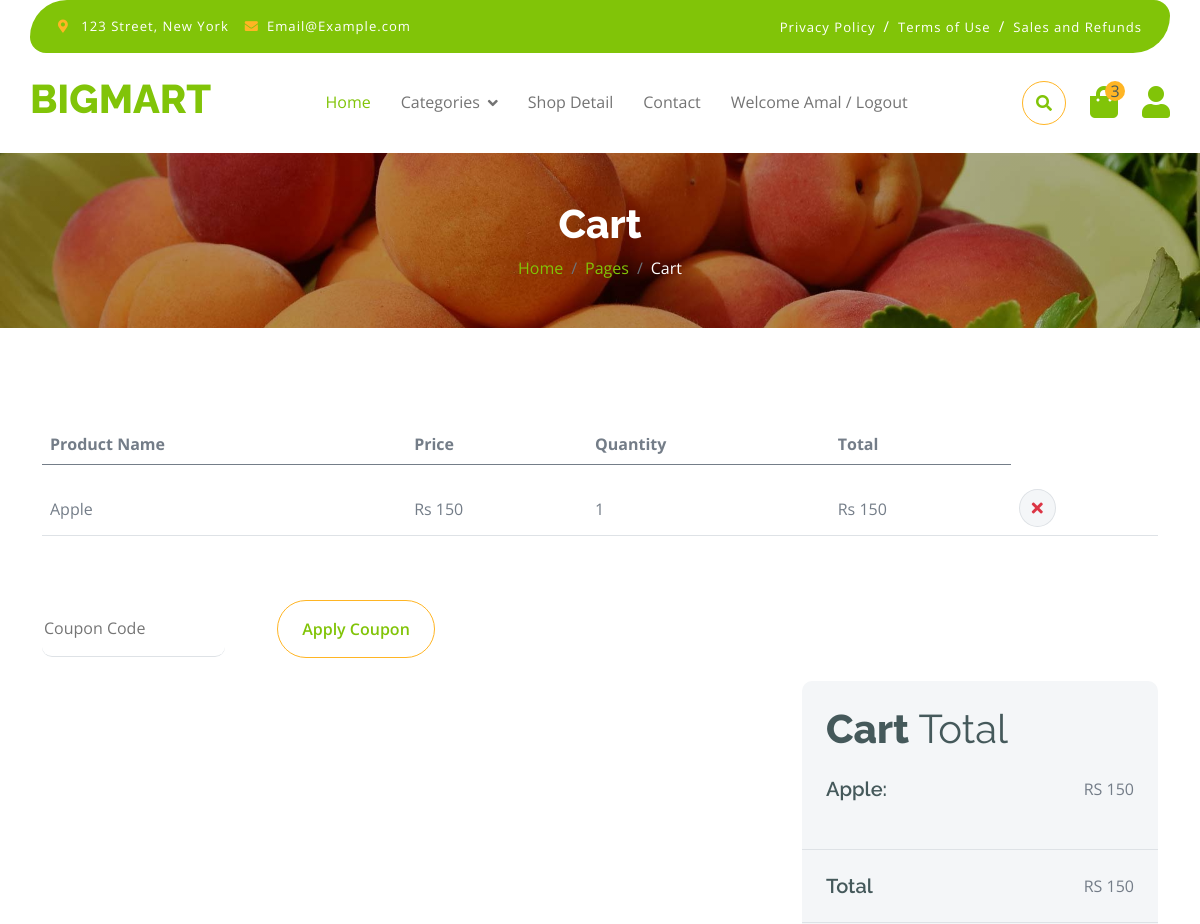
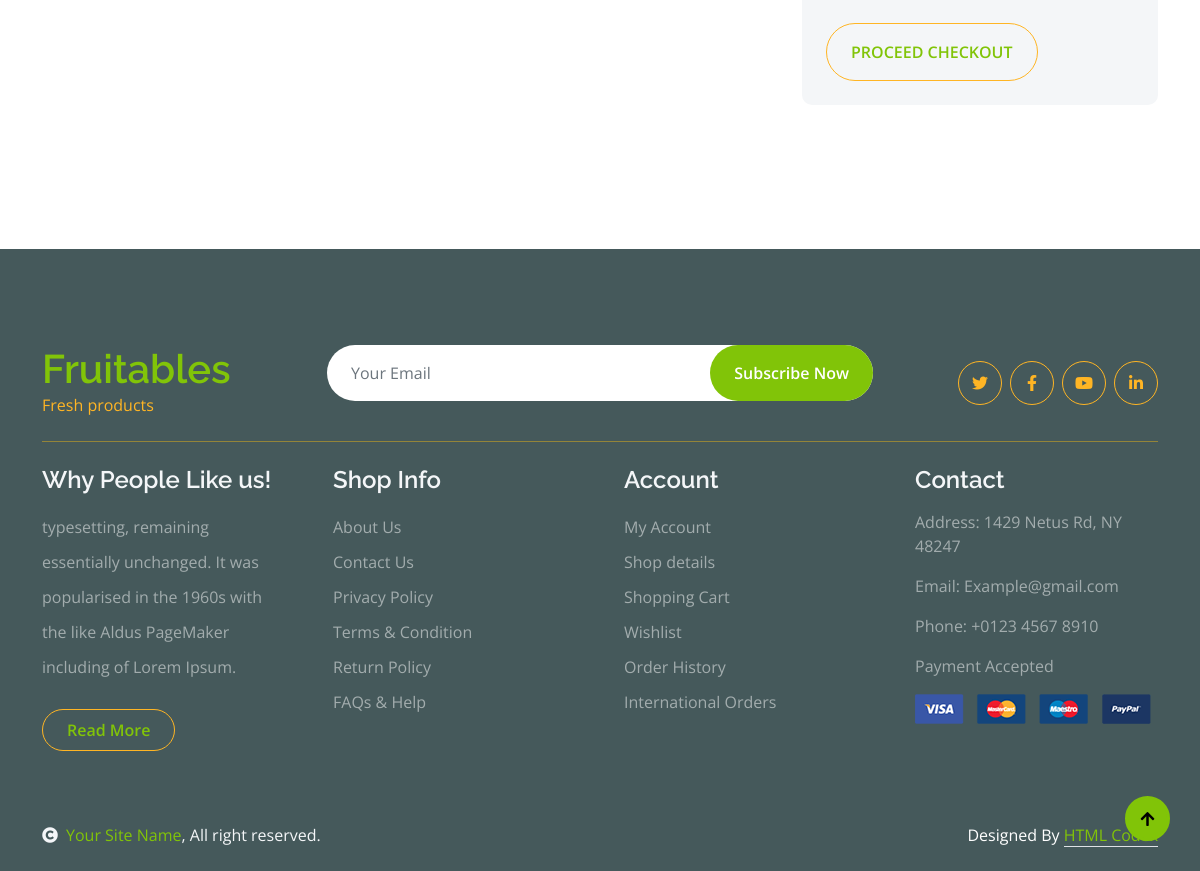
Page /frontend/cartpage/ (signed in) on the committed database (2 pictures, top to bottom).
### frontend/models.py (models this page shows)
class Cart_db(models.Model):
    username = models.CharField(max_length=100,null=True,blank=True)
    proname = models.CharField(max_length=100, null=True, blank=True)
    Qty = models.IntegerField(null=True,blank=True)
    price = models.IntegerField(null=True,blank=True)
    totalprice = models.IntegerField(null=True,blank=True)

### frontend/views.py (the view)
# urls.py: path('cartpage/',views.cartpage,name="cartpage"),
def cartpage(request):
    cat = cat_db.objects.all()
    data = Cart_db.objects.filter(username=request.session['Name'])
    total_price = 0
    for i in data:
        total_price = total_price+i.totalprice
    return render(request,"cart.html",{'cat':cat,'data':data, 'total_price':total_price})

### frontend/templates/cart.html (shortened to what this page needs)
<!DOCTYPE html>
{% load static %}
<html lang="en">
    <head>
        <link rel="stylesheet" href="https://use.fontawesome.com/releases/v5.15.4/css/all.css"/>
        <link href="https://cdn.jsdelivr.net/npm/bootstrap-icons@1.4.1/font/bootstrap-icons.css" rel="stylesheet">
        <link href="{% static 'main/lib/lightbox/css/lightbox.min.css' %}" rel="stylesheet">
        <link href="{% static 'main/lib/owlcarousel/assets/owl.carousel.min.css' %}" rel="stylesheet">
        <link href="{% static 'main/css/bootstrap.min.css' %}" rel="stylesheet">
        <link href="{% static 'main/css/style.css' %}" rel="stylesheet">
    </head>
    <body>
        <div class="container-fluid fixed-top">
            <div class="container topbar bg-primary d-none d-lg-block">
                <div class="d-flex justify-content-between">
                    <div class="top-info ps-2">
                        <small class="me-3"><i class="fas fa-map-marker-alt me-2 text-secondary"></i> <a href="#" class="text-white">123 Street, New York</a></small>
                        <small class="me-3"><i class="fas fa-envelope me-2 text-secondary"></i><a href="#" class="text-white">Email@Example.com</a></small>
                    </div>
                    <div class="top-link pe-2">
                        <a href="#" class="text-white"><small class="text-white mx-2">Privacy Policy</small>/</a>
                        <a href="#" class="text-white"><small class="text-white mx-2">Terms of Use</small>/</a>
                        <a href="#" class="text-white"><small class="text-white ms-2">Sales and Refunds</small></a>
                    </div>
                </div>
            </div>
            <div class="container px-0">
                <nav class="navbar navbar-light bg-white navbar-expand-xl">
                    <a href="index.html" class="navbar-brand"><h1 class="text-primary display-6">BIGMART</h1></a>
                    <div class="collapse navbar-collapse bg-white" id="navbarCollapse">
                        <div class="navbar-nav mx-auto">
                            <a href="{% url 'homepage' %}" class="nav-item nav-link active">Home</a>
                            <div class="nav-item dropdown">
                                <a href="#" class="nav-link dropdown-toggle" data-bs-toggle="dropdown">Categories</a>
                            </div>
                            <a href="{% url 'aboutfn' %}" class="nav-item nav-link">Shop Detail</a>
                            <a href="{% url 'conatcfn' %}" class="nav-item nav-link">Contact</a>
                            {% if request.session.Name %}
                            <a href="{% url 'userlogout' %}" class="nav-item nav-link">Welcome {{request.session.Name}} / Logout</a>
                            {% else %}
                            <a href="{% url 'userloginfn' %}" class="nav-item nav-link">Register / Login</a>
                            {% endif %}
                        </div>
                        <div class="d-flex m-3 me-0">
                            <button class="btn-search btn border border-secondary btn-md-square rounded-circle bg-white me-4" data-bs-toggle="modal" data-bs-target="#searchModal"><i class="fas fa-search text-primary"></i></button>
                            <a href="{% url 'cartpage' %}" class="position-relative me-4 my-auto">
                                <i class="fa fa-shopping-bag fa-2x"></i>
                                <span class="position-absolute bg-secondary rounded-circle d-flex align-items-center justify-content-center text-dark px-1" style="top: -5px; left: 15px; height: 20px; min-width: 20px;">3</span>
                            </a>
                            <a href="#" class="my-auto">
                                <i class="fas fa-user fa-2x"></i>
                            </a>
                        </div>
                    </div>
                </nav>
            </div>
        </div>
        <div class="container-fluid page-header py-5">
            <h1 class="text-center text-white display-6">Cart</h1>
            <ol class="breadcrumb justify-content-center mb-0">
                <li class="breadcrumb-item"><a href="#">Home</a></li>
                <li class="breadcrumb-item"><a href="#">Pages</a></li>
                <li class="breadcrumb-item active text-white">Cart</li>
            </ol>
        </div>
        <div class="container-fluid py-5">
            <div class="container py-5">
                <div class="table-responsive">
                    <table class="table">
                        <thead>
                          <tr>
                            <th scope="col">Product Name</th>
                            <th scope="col">Price</th>
                            <th scope="col">Quantity</th>
                            <th scope="col">Total</th>
                          </tr>
                        </thead>
                        <tbody>
                        {% for d in data %}
                        <tr>
                                <td>
                                    <p class="mb-0 mt-4">{{d.proname}}</p>
                                </td>
                                <td>
                                    <p class="mb-0 mt-4">Rs {{d.price}}</p>
                                </td>
                                <td>
                                    <p class="mb-0 mt-4">{{d.Qty}}</p>
                                </td>
                                <td>
                                    <p class="mb-0 mt-4">Rs {{d.totalprice}}</p>
                                </td>
                                <td >
                                    <a href="{% url 'cart_delete' c_id=d.id %}"  class="btn btn-md rounded-circle bg-light border mt-3">
                                        <i class="fa fa-times text-danger"></i>
                                    </a>
                                </td>
                            </tr>
                        {% endfor %}
                        </tbody>
                    </table>
                </div>
                <div class="mt-5" >
                    <input type="text" class="border-0 border-bottom rounded me-5 py-3 mb-4" placeholder="Coupon Code">
                    <button class="btn border-secondary rounded-pill px-4 py-3 text-primary" type="button">Apply Coupon</button>
                </div>
                <div class="row g-4 justify-content-end">
                    <div class="col-8"></div>
                    <div class="col-sm-8 col-md-7 col-lg-6 col-xl-4">
                        <div class="bg-light rounded">
                            <div class="p-4">
                                <h1 class="display-6 mb-4">Cart <span class="fw-normal">Total</span></h1>
                                {% for d in data%}
                                <div class="d-flex justify-content-between mb-4">
                                    <h5 class="mb-0 me-4">{{d.proname}}:</h5>
                                    <p class="mb-0">RS {{d.totalprice}}</p>
                                </div>
                                {% endfor %}
                            </div>
                            <div class="py-4 mb-4 border-top border-bottom d-flex justify-content-between">
                                <h5 class="mb-0 ps-4 me-4">Total</h5>
                                <p class="mb-0 pe-4">RS {{total_price}}</p>
                            </div>
                            <a href="{% url 'checkout' %}" class="btn border-secondary rounded-pill px-4 py-3 text-primary text-uppercase mb-4 ms-4" >Proceed Checkout</a>
                        </div>
                    </div>
                </div>
            </div>
        </div>
        <div class="container-fluid bg-dark text-white-50 footer pt-5 mt-5">
            <div class="container py-5">
                <div class="pb-4 mb-4" style="border-bottom: 1px solid rgba(226, 175, 24, 0.5) ;">
                    <div class="row g-4">
                        <div class="col-lg-3">
                            <a href="#">
                                <h1 class="text-primary mb-0">Fruitables</h1>
                                <p class="text-secondary mb-0">Fresh products</p>
                            </a>
                        </div>
                        <div class="col-lg-6">
                            <div class="position-relative mx-auto">
                                <input class="form-control border-0 w-100 py-3 px-4 rounded-pill" type="number" placeholder="Your Email">
                                <button type="submit" class="btn btn-primary border-0 border-secondary py-3 px-4 position-absolute rounded-pill text-white" style="top: 0; right: 0;">Subscribe Now</button>
                            </div>
                        </div>
                        <div class="col-lg-3">
                            <div class="d-flex justify-content-end pt-3">
                                <a class="btn  btn-outline-secondary me-2 btn-md-square rounded-circle" href=""><i class="fab fa-twitter"></i></a>
                                <a class="btn btn-outline-secondary me-2 btn-md-square rounded-circle" href=""><i class="fab fa-facebook-f"></i></a>
                                <a class="btn btn-outline-secondary me-2 btn-md-square rounded-circle" href=""><i class="fab fa-youtube"></i></a>
                                <a class="btn btn-outline-secondary btn-md-square rounded-circle" href=""><i class="fab fa-linkedin-in"></i></a>
                            </div>
                        </div>
                    </div>
                </div>
                <div class="row g-5">
                    <div class="col-lg-3 col-md-6">
                        <div class="footer-item">
                            <h4 class="text-light mb-3">Why People Like us!</h4>
                            <p class="mb-4">typesetting, remaining essentially unchanged. It was
                                popularised in the 1960s with the like Aldus PageMaker including of Lorem Ipsum.</p>
                            <a href="" class="btn border-secondary py-2 px-4 rounded-pill text-primary">Read More</a>
                        </div>
                    </div>
                    <div class="col-lg-3 col-md-6">
                        <div class="d-flex flex-column text-start footer-item">
                            <h4 class="text-light mb-3">Shop Info</h4>
                            <a class="btn-link" href="">About Us</a>
                            <a class="btn-link" href="">Contact Us</a>
                            <a class="btn-link" href="">Privacy Policy</a>
                            <a class="btn-link" href="">Terms & Condition</a>
                            <a class="btn-link" href="">Return Policy</a>
                            <a class="btn-link" href="">FAQs & Help</a>
                        </div>
                    </div>
                    <div class="col-lg-3 col-md-6">
                        <div class="d-flex flex-column text-start footer-item">
                            <h4 class="text-light mb-3">Account</h4>
                            <a class="btn-link" href="">My Account</a>
                            <a class="btn-link" href="">Shop details</a>
                            <a class="btn-link" href="">Shopping Cart</a>
                            <a class="btn-link" href="">Wishlist</a>
                            <a class="btn-link" href="">Order History</a>
                            <a class="btn-link" href="">International Orders</a>
                        </div>
                    </div>
                    <div class="col-lg-3 col-md-6">
                        <div class="footer-item">
                            <h4 class="text-light mb-3">Contact</h4>
                            <p>Address: 1429 Netus Rd, NY 48247</p>
                            <p>Email: Example@gmail.com</p>
                            <p>Phone: +0123 4567 8910</p>
                            <p>Payment Accepted</p>
                            <img src="img/payment.png" class="img-fluid" alt="">
                        </div>
                    </div>
                </div>
            </div>
        </div>
        <div class="container-fluid copyright bg-dark py-4">
            <div class="container">
                <div class="row">
                    <div class="col-md-6 text-center text-md-start mb-3 mb-md-0">
                        <span class="text-light"><a href="#"><i class="fas fa-copyright text-light me-2"></i>Your Site Name</a>, All right reserved.</span>
                    </div>
                    <div class="col-md-6 my-auto text-center text-md-end text-white">
                        Designed By <a class="border-bottom" href="https://htmlcodex.com">HTML Codex</a>
                    </div>
                </div>
            </div>
        </div>
        <a href="#" class="btn btn-primary border-3 border-primary rounded-circle back-to-top"><i class="fa fa-arrow-up"></i></a>
    </body>
</html>

### frontend/static/main/css/style.css (style rules this page uses)
.back-to-top { position: fixed; right: 30px; bottom: 30px; display: flex; width: 45px; height: 45px; align-items: center; justify-content: center; transition: 0.5s; z-index: 99; }
.btn { font-weight: 600; transition: .5s; }
.btn-md-square { width: 44px; height: 44px; }
.btn-square, .btn-sm-square, .btn-md-square, .btn-lg-square { padding: 0; display: flex; align-items: center; justify-content: center; font-weight: normal; }
.btn.border-secondary { transition: 0.5s; }
.fixed-top { transition: 0.5s; background: var(--bs-white); border: 0; }
.topbar { padding: 20px; border-radius: 230px 100px; }
.topbar .top-info { font-size: 15px; line-height: 0; letter-spacing: 1px; display: flex; align-items: center; }
.topbar .top-link { font-size: 15px; line-height: 0; letter-spacing: 1px; display: flex; align-items: center; }
.topbar .top-link a { letter-spacing: 1px; }
.navbar .navbar-nav .nav-link { padding: 10px 15px; font-size: 16px; transition: .5s; }
.navbar { height: 100px; border-bottom: 1px solid rgba(255, 255, 255, .1); }
.navbar .navbar-nav .nav-link:hover, .navbar .navbar-nav .nav-link.active, .fixed-top.bg-white .navbar .navbar-nav .nav-link:hover, .fixed-top.bg-white .navbar .navbar-nav .nav-link.active { color: var(--bs-primary); }
.navbar .dropdown-toggle::after { border: none; content: "\f107"; font-family: "Font Awesome 5 Free"; font-weight: 700; vertical-align: middle; margin-left: 8px; }
.page-header { position: relative; background: linear-gradient(rgba(0, 0, 0, 0.3), rgba(0, 0, 0, 0.3)), url(../img/cart-page-header-img.jpg); background-position: center center; background-repeat: no-repeat; background-size: cover; }
@media (min-width: 992px) { .hero-header, .page-header { margin-top: 152px !important; } }
.footer .footer-item .btn-link { line-height: 35px; color: rgba(255, 255, 255, .5); transition: 0.5s; }
.footer .footer-item p.mb-4 { line-height: 35px; }

### rows in the picture
Cart_db: session.Name "Amal", proname "Apple", price "150", Qty "1", totalprice "150"

### other values in the picture
{{ total_price }} "150"
